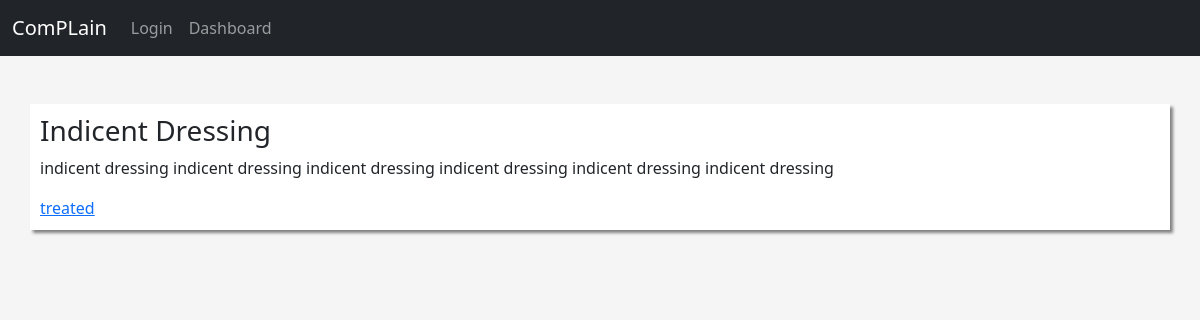
The page /detail/23/ (signed in) on the database its author committed.
### complain/models.py (models this page shows, shortened)
class Complain(models.Model):
    title = models.CharField(max_length=40, choices=title_choice)
    body = models.TextField()
    date_added = models.DateTimeField(auto_now_add=True)
    person = models.CharField(max_length=25,
        choices=PERSON_CHOICES, default='Student')
    treated = models.BooleanField(default=False)
    class Meta:
        ordering = ['-date_added',]

### complain/views.py (the view)
# urls.py: path('detail/<int:pk>/', DetailPageView.as_view(), name='detail'),
class DetailPageView(LoginRequiredMixin, DetailView):
    model = Complain
    template_name = 'detail.html'

### complain/templates/detail.html
{% extends 'base.html' %}
{% load static %}
{% block content %}
    <h3>{{ complain.title }}</h3>
    <p>{{ complain.body }}</p>
    <a type="button" href="{% url 'list' %}" {{complain.treated}}> treated</a>
{% endblock content %}

### complain/static/css/base.css (style rules this page uses)
body { background-color: #f5f5f5; }

### rows shown on the page
Complain: title "Indicent Dressing", body "indicent dressing indicent dressing indicent dressing indicent dressing indicent dressing indicent dressing"
